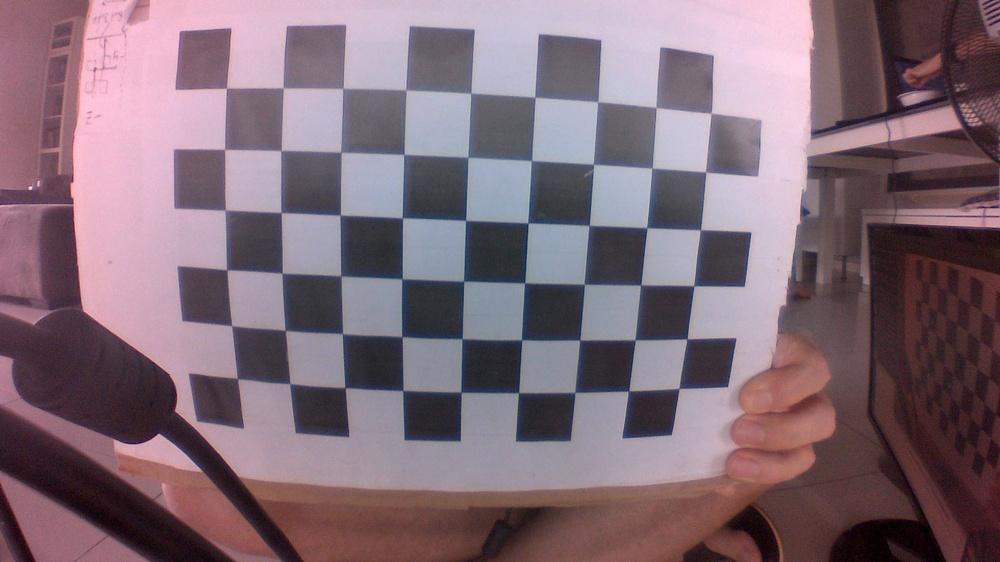
#> input picture lab-5/py/robot-images/frame0.jpg, 1000 x 562 px, shrunk from 1920 x 1080 before the run; its folder holds only this picture in this run
$ python undistort.py
#> lines starting #> are read from the running program, lines starting #| are printed output that depends on the picture; after the words box and inside, x2 and y2 are one past the last pixel; in counts of white or black regions, pixels touching at a corner belong together; long printed decimals are rounded
#!/usr/bin/env python

import cv2
import numpy as np
import glob


class CameraMatrixData:
    mtx = None
    dist = None
    rvecs = None
    tvecs = None

    def __init__(self, mtx, dist, rvecs, tvecs):
        self.mtx = mtx;
        self.dist = dist;
        self.rvecs = rvecs;
        self.tvecs = tvecs;

    def write(self, fs, name):
        fs.startWriteStruct(name, cv2.FileNode_MAP | cv2.FileNode_FLOW)
        fs.write('mtx', self.mtx)
        fs.write('dist', self.dist)
        fs.write('rvecs', np.array(self.rvecs))
        fs.write('tvecs', np.array(self.tvecs))
        fs.endWriteStruct()

    # [11 lines left out: function read, not called in this run]

# Defining the dimensions of checkerboard
CHECKERBOARD = (6, 9)
criteria = (cv2.TERM_CRITERIA_EPS + cv2.TERM_CRITERIA_MAX_ITER, 30, 0.001)

# Creating vector to store vectors of 3D points for each checkerboard image
objpoints = []
# Creating vector to store vectors of 2D points for each checkerboard image
imgpoints = []


# Defining the world coordinates for 3D points
objp = np.zeros((1, CHECKERBOARD[0] * CHECKERBOARD[1], 3), np.float32)
objp[0, :, :2] = np.mgrid[0:CHECKERBOARD[0],
                          0:CHECKERBOARD[1]].T.reshape(-1, 2)
prev_img_shape = None

# Extracting path of individual image stored in a given directory
images = glob.glob('./robot-images/*.jpg')
for fname in images:
    img = cv2.imread(fname)
#> img is the input picture: shape (562, 1000, 3); mean B, G, R 118, 107.2, 128.2
    gray = cv2.cvtColor(img, cv2.COLOR_BGR2GRAY)
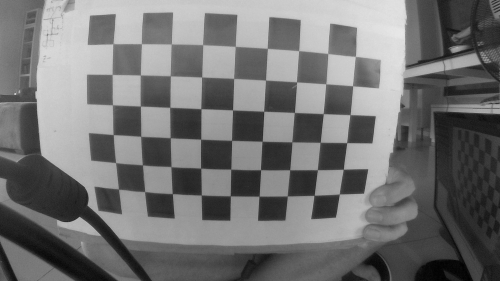
#> gray: shape (562, 1000) (shown at 1/2 size); min 0, max 242, mean 114.7
    # Find the chess board corners
    # If desired number of corners are found in the image then ret = true
    ret, corners = cv2.findChessboardCorners(
        gray, CHECKERBOARD, cv2.CALIB_CB_ADAPTIVE_THRESH + cv2.CALIB_CB_FAST_CHECK + cv2.CALIB_CB_NORMALIZE_IMAGE)
#> ret = True; corners = 54 rows, first 8: [237.5, 378.7], [231.6, 325.7], [226.8, 269.7], [225.2, 210.1], [224.6, 149.4], [229, 88], [289.9, 383.7], [285.1, 330.4]

    """
    If desired number of corner are detected,
    we refine the pixel coordinates and display
    them on the images of checker board
    """
    if ret == True:
        objpoints.append(objp)
        # refining pixel coordinates for given 2d points.
        corners2 = cv2.cornerSubPix(
            gray, corners, (11, 11), (-1, -1), criteria)
#> corners2 = 54 rows, first 8: [237.4, 378.6], [231.6, 325.8], [226.7, 269.7], [225.4, 210.3], [224.6, 149.4], [226.4, 88.21], [289.8, 383.6], [285.3, 330.3]

        imgpoints.append(corners2)

        # Draw and display the corners
        img = cv2.drawChessboardCorners(img, CHECKERBOARD, corners2, ret)
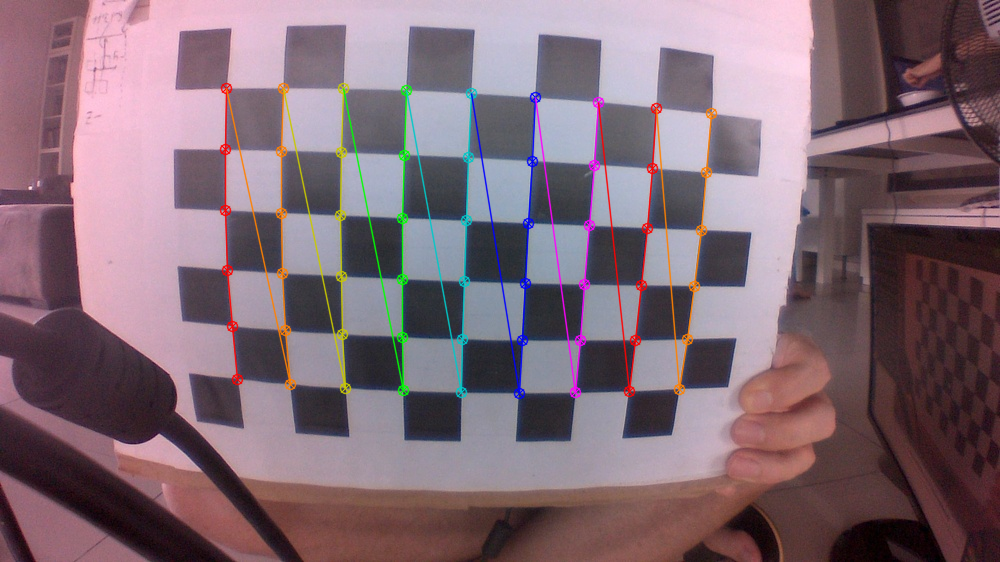
#> img: shape (562, 1000, 3); 3.45% of pixels changed, all inside (x1, y1, x2, y2) = (219, 82, 718, 400)

    cv2.imshow('img', img)
    cv2.waitKey(0)

cv2.destroyAllWindows()

h, w = img.shape[:2]

"""
Performing camera calibration by
passing the value of known 3D points (objpoints)
and corresponding pixel coordinates of the
detected corners (imgpoints)
"""
ret, mtx, dist, rvecs, tvecs = cv2.calibrateCamera(
    objpoints, imgpoints, gray.shape[::-1], None, None)
#> ret = 0.452; mtx = [[445.8, 0, 488.7], [0, 424.7, 307.7], [0, 0, 1]]; dist = [[-0.162, -0.0264, -0.0331, 0.0103, 0.0279]]; rvecs = ([0.176, 0.0313, -1.53],); tvecs = ([-4.47, 1.42, 7.1],)

print("Camera matrix : \n")
print(mtx)
#| [[445.764    0.         488.694]
#|  [  0.         424.729 307.696]
#|  [  0.           0.           1.        ]]
print("dist : \n")
print(dist)
#| [[-0.1615 -0.02637 -0.0331  0.01033  0.02786]]
print("rvecs : \n")
print(rvecs)
#| (array([[ 0.1756],
#|        [ 0.03134],
#|        [-1.534]]),)
print("tvecs : \n")
print(tvecs)
#| (array([[-4.465],
#|        [ 1.422],
#|        [ 7.104]]),)

fileStorage = cv2.FileStorage('calibrate_robot.yaml', cv2.FileStorage_WRITE)
cmatrixData = CameraMatrixData(mtx, dist, rvecs, tvecs)
#> in __init__, `self.mtx = mtx;`: self.mtx = [[445.8, 0, 488.7], [0, 424.7, 307.7], [0, 0, 1]]
#> in __init__, `self.dist = dist;`: self.dist = [[-0.162, -0.0264, -0.0331, 0.0103, 0.0279]]
#> in __init__, `self.rvecs = rvecs;`: self.rvecs = ([0.176, 0.0313, -1.53],)
#> in __init__, `self.tvecs = tvecs;`: self.tvecs = ([-4.47, 1.42, 7.1],)
cmatrixData.write(fileStorage, 'CameraMatrixData')


# [23 lines of commented-out code are left out]


mean_error = 0
for i in range(len(objpoints)):
    imgpoints2, _ = cv2.projectPoints(
        objpoints[i], rvecs[i], tvecs[i], mtx, dist)
    error = cv2.norm(imgpoints[i], imgpoints2, cv2.NORM_L2)/len(imgpoints2)
    mean_error += error
#> this loop made 1 pass
#> (error, mean_error) on pass 1: (0.0615, 0.0615)
#> after the loop, mean_error = 0.0615
print("total error: {}".format(mean_error/len(objpoints)))
#| total error: 0.06146

$ run again, on lab-5/py/robot-images/frame12.jpg
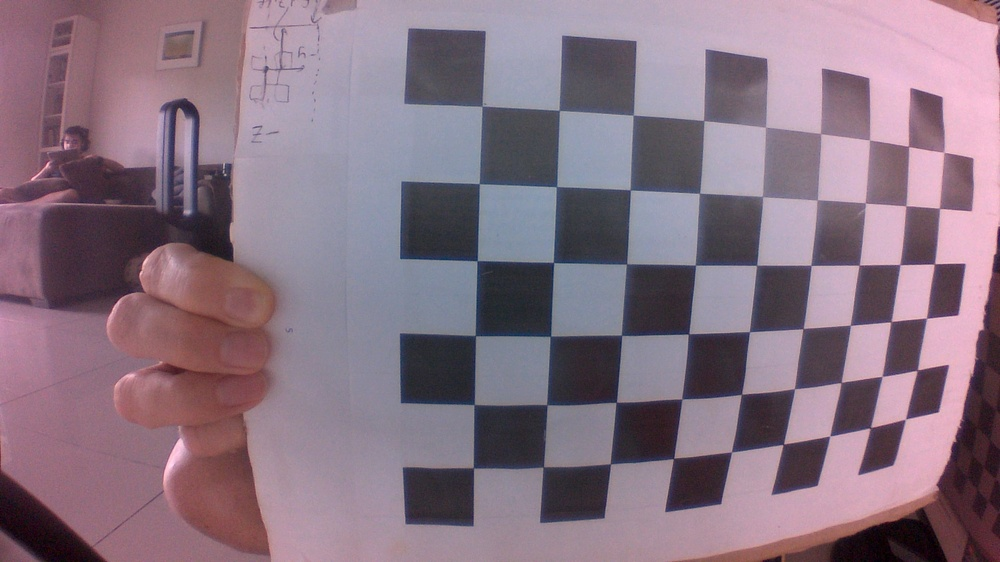
#> input picture lab-5/py/robot-images/frame12.jpg, 1000 x 562 px, shrunk from 1920 x 1080 before the run
#> img is the input picture: shape (562, 1000, 3); mean B, G, R 130.2, 115.7, 136.6
#> `gray = cv2.cvtColor(img, cv2.COLOR_BGR2GRAY)`:
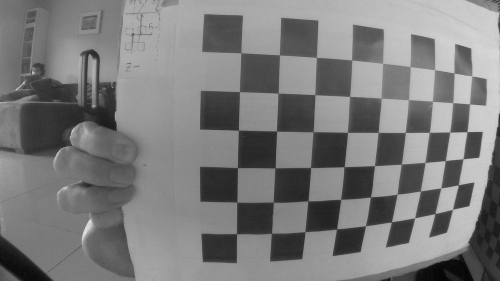
#> gray: shape (562, 1000) (shown at 1/2 size); min 1, max 231, mean 123.6
#> `ret, corners = cv2.findChessboardCorners( gray, CHECKERBOARD, cv2.CALI..`: ret = True; corners = 54 rows, first 8: [473.4, 467.7], [474, 404.6], [475.4, 335.6], [477.1, 260.8], [479.1, 183.6], [481.8, 106.5], [543.2, 467.1], [546.6, 404.6]
#> corners2 = 54 rows, first 8: [473.4, 467.9], [474.1, 404.5], [475.4, 335.6], [477.2, 260.8], [479.2, 183.6], [482.2, 106.1], [543.3, 466.8], [546.8, 404.7]
#> `img = cv2.drawChessboardCorners(img, CHECKERBOARD, corners2, ret)`:
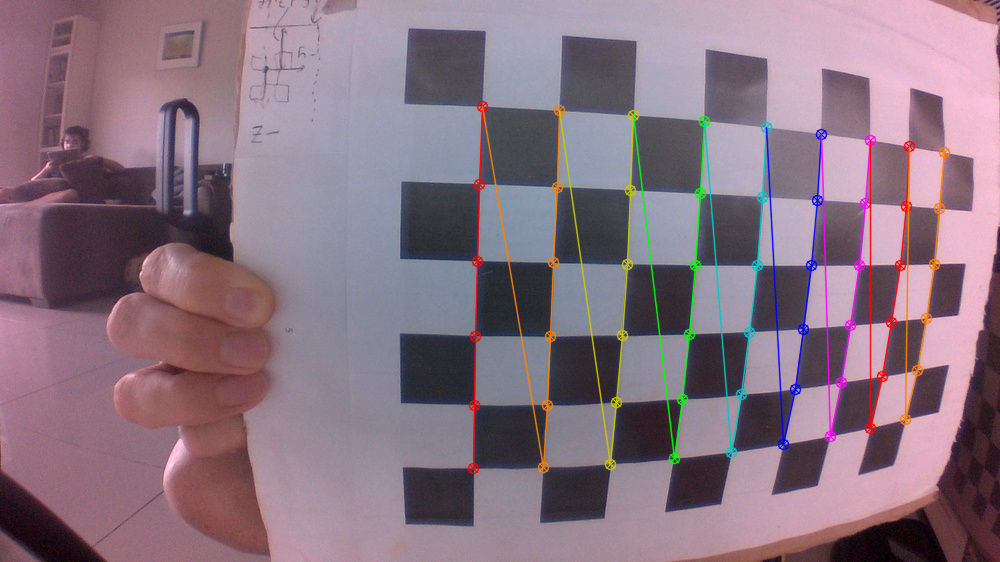
#> img: shape (562, 1000, 3); 3.66% of pixels changed, all inside (x1, y1, x2, y2) = (467, 100, 951, 475)
#> `ret, mtx, dist, rvecs, tvecs = cv2.calibrateCamera( objpoints, imgpoin..`: ret = 0.515; mtx = [[439.6, 0, 541.2], [0, 440.2, 221.2], [0, 0, 1]]; dist = [[-0.134, -0.0159, -0.000178, -0.00678, 0.0155]]; rvecs = ([0.146, -0.0144, -1.53],); tvecs = ([-0.949, 3.51, 5.94],)
#| [[439.639   0.         541.162]
#|  [  0.         440.233 221.188]
#|  [  0.           0.           1.        ]]
#| [[-0.1344 -0.01592 -0.0001783 -0.006785  0.01554]]
#| (array([[ 0.146],
#|        [-0.01438],
#|        [-1.533]]),)
#| (array([[-0.9489],
#|        [ 3.508],
#|        [ 5.941]]),)
#> self.mtx = [[439.6, 0, 541.2], [0, 440.2, 221.2], [0, 0, 1]]
#> self.dist = [[-0.134, -0.0159, -0.000178, -0.00678, 0.0155]]
#> self.rvecs = ([0.146, -0.0144, -1.53],)
#> self.tvecs = ([-0.949, 3.51, 5.94],)
#> the loop `for i in range(len(objpoints)):` made 1 pass
#> (error, mean_error) on pass 1: (0.0701, 0.0701)
#> after the loop `for i in range(len(objpoints)):`: mean_error = 0.0701
#| total error: 0.07005

$ run again, on lab-5/py/robot-images/frame13.jpg
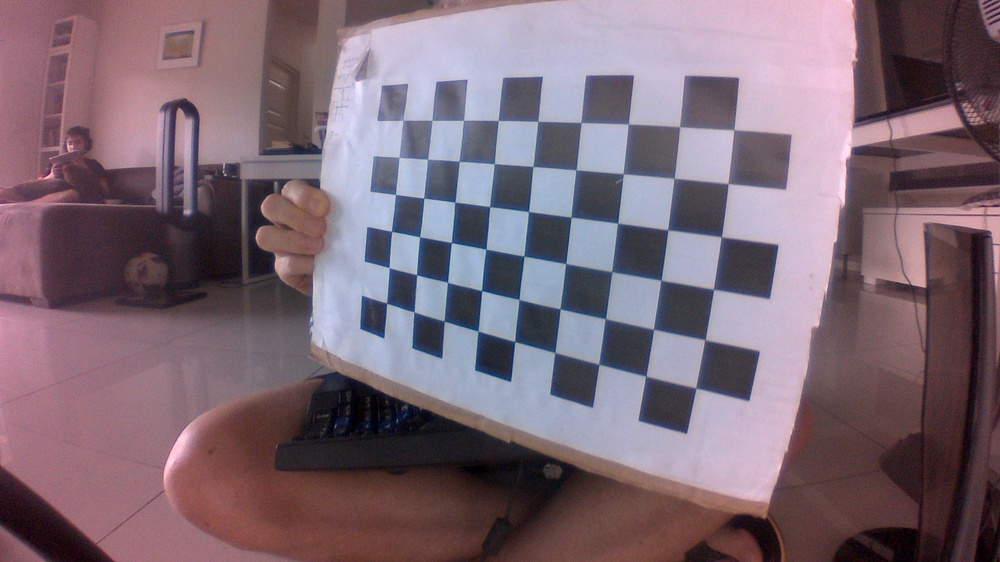
#> input picture lab-5/py/robot-images/frame13.jpg, 1000 x 562 px, shrunk from 1920 x 1080 before the run
#> img is the input picture: shape (562, 1000, 3); mean B, G, R 116.5, 104.9, 124.5
#> `gray = cv2.cvtColor(img, cv2.COLOR_BGR2GRAY)`:
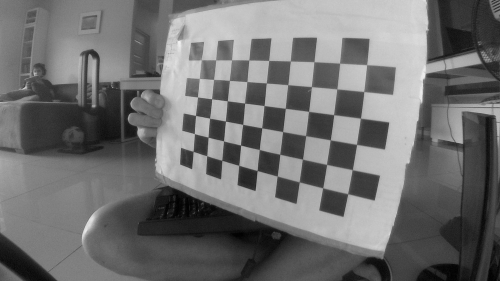
#> gray: shape (562, 1000) (shown at 1/2 size); min 0, max 244, mean 112.1
#> `ret, corners = cv2.findChessboardCorners( gray, CHECKERBOARD, cv2.CALI..`: ret = True; corners = 54 rows, first 8: [386.5, 303.2], [389, 267.5], [391.5, 231.3], [395.5, 194.5], [398.8, 157.5], [402.9, 120.6], [413.9, 311.8], [416.5, 274.7]
#> corners2 = 54 rows, first 8: [386.6, 303.2], [389.2, 267.7], [391.5, 231.4], [395.6, 194.5], [399.2, 157.3], [402.8, 120], [414, 312], [416.5, 274.7]
#> `img = cv2.drawChessboardCorners(img, CHECKERBOARD, corners2, ret)`:
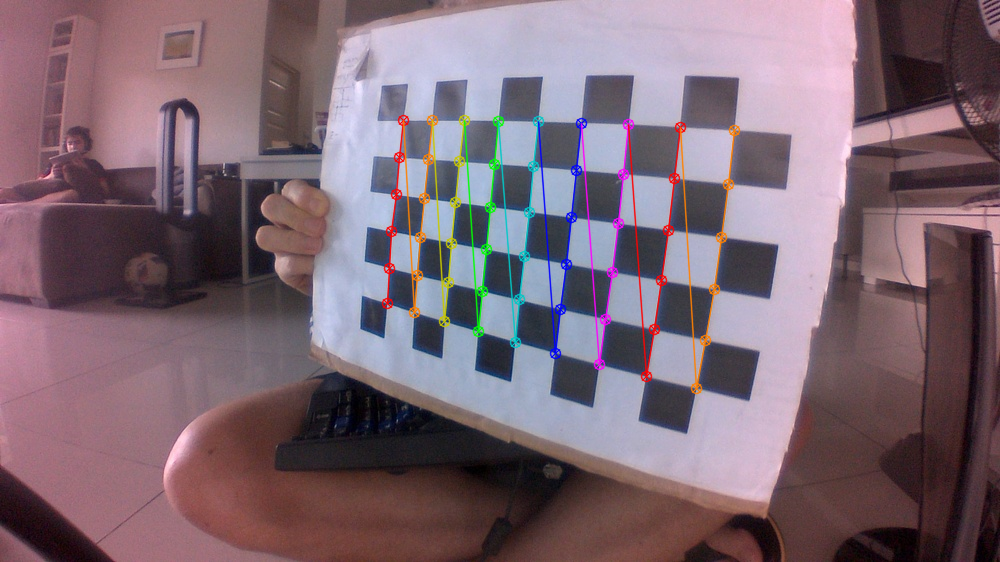
#> img: shape (562, 1000, 3); 2.8% of pixels changed, all inside (x1, y1, x2, y2) = (381, 114, 741, 395)
#> `ret, mtx, dist, rvecs, tvecs = cv2.calibrateCamera( objpoints, imgpoin..`: ret = 1.17; mtx = [[4393.1, 0, 479.2], [0, 962, 291.9], [0, 0, 1]]; dist = [[-2.59, 103, -0.0519, 0.0157, -1848.3]]; rvecs = ([-0.928, 1.16, -1.14],); tvecs = ([-0.557, 0.352, 26],)
#| [[4.39313640e+03 0.00000000e+00 4.79185018e+02]
#|  [0.00000000e+00 9.62039703e+02 2.91894460e+02]
#|  [0.00000000e+00 0.00000000e+00 1.00000000e+00]]
#| [[-2.58895395e+00  1.02978672e+02 -5.19258015e-02  1.56878956e-02
#|   -1.84834611e+03]]
#| (array([[-0.9276],
#|        [ 1.159 ],
#|        [-1.145]]),)
#| (array([[-0.5575],
#|        [ 0.3518],
#|        [26.001  ]]),)
#> self.mtx = [[4393.1, 0, 479.2], [0, 962, 291.9], [0, 0, 1]]
#> self.dist = [[-2.59, 103, -0.0519, 0.0157, -1848.3]]
#> self.rvecs = ([-0.928, 1.16, -1.14],)
#> self.tvecs = ([-0.557, 0.352, 26],)
#> the loop `for i in range(len(objpoints)):` made 1 pass
#> (error, mean_error) on pass 1: (0.159, 0.159)
#> after the loop `for i in range(len(objpoints)):`: mean_error = 0.159
#| total error: 0.1594
